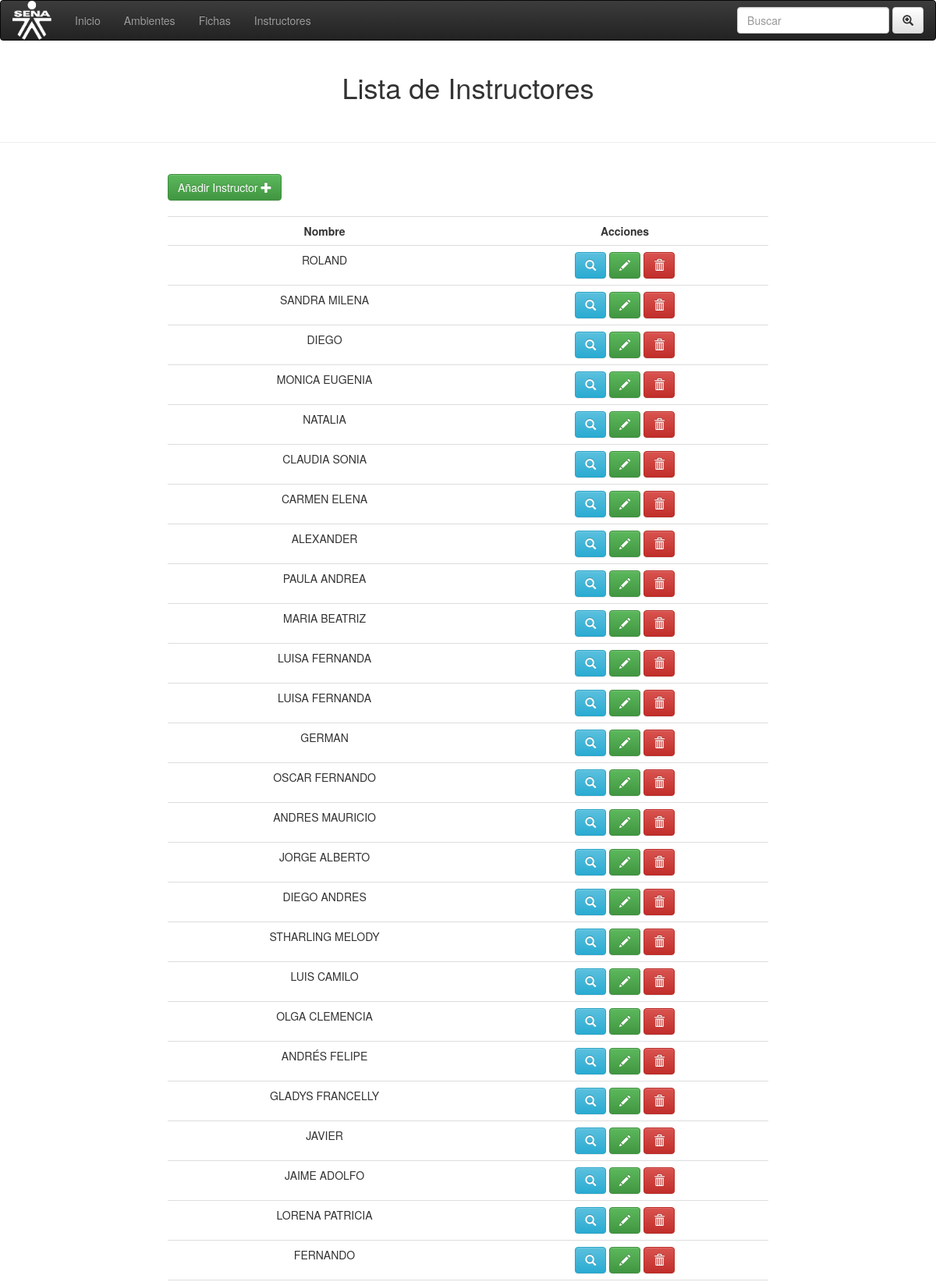
Page /instructores/gestionarIns.php (upper part) on the committed database.
### tables this page shows
CREATE TABLE `instructores` (
  `id` int(11) NOT NULL,
  `nombres` varchar(100) NOT NULL,
  `apellidos` varchar(100) NOT NULL,
  `especialidad` varchar(100) NOT NULL,
  `vinculacion1` varchar(100) NOT NULL,
  `tipoplanta` varchar(100) NOT NULL,
  `tipocontrato` varchar(100) NOT NULL,
  `cantidadhoras` varchar(100) NOT NULL,
  `actadministrativas` varchar(50) NOT NULL,
  `area` varchar(50) NOT NULL,
  `centro` text NOT NULL
);

### instructores/gestionarIns.php (the view, shortened to what this page needs)
<!DOCTYPE html>
<html lang="en">
<head>
  <link rel="stylesheet" href="css/bootstrap.min.css">
  <link rel="stylesheet" href="css/bootstrap-theme.min.css">
  <link rel="stylesheet" href="css/font-awesome.css">
  <link rel="stylesheet" href="css/index.css">
</head>
<body>
    <nav class="navbar navbar-inverse ">
      <div class="container-fluid">
        <div class="navbar-header">
           <a class="navbar-brand" href="#"><img id="img1" src="imgs/sena.png" class="img-rounded" width="100" height="100"></a>
        </div>
        <ul class="nav navbar-nav">
          <li><a href="../index.php">Inicio</a></li>
          <li><a href="../ambientes/ambientes.php">Ambientes</a></li>
          <li><a href="../fichas/index_ficha.php">Fichas</a></li>
          <li><a href="#">Instructores</a></li>
        </ul>
        <form method="POST" class="navbar-form navbar-right">
          <div class="form-group">
            <input type="text" name="navb" class="form-control" placeholder="Buscar">
          </div>
          <button type="submit" class="btn btn-default"><i class="glyphicon glyphicon-zoom-in"></i></button>
        </form>
      </div>
    </nav>
  <div class="container-fluid">
    <h1 class="text-center" >Lista de  Instructores</h1><br>
  </div>
  <hr>
    <br>
<div class="col-md-8 col-md-offset-2" >
  <a  class="btn btn-success " href="anadir.php">Añadir Instructor
    <i  class="glyphicon glyphicon glyphicon-plus" ></i>
  </a><br><br>
  <table class="text-center table table-hover">
    <tr class="text-center">
      <td><strong>Nombre</strong></td>
      <td><strong>Acciones</strong></td>
    </tr>
  <?php
     if(!empty($nav)){
        $nav = $_POST['navb'];
    $con = mysqli_connect('localhost','root','','programacion_trimestral');
    $sql = mysqli_query($con, "SELECT * FROM instructores WHERE nombres = '$nav'");
      }else{
        $con = mysqli_connect('localhost','root','','programacion_trimestral');
    $sql = mysqli_query($con, "SELECT * FROM instructores");
      }
    while($row = mysqli_fetch_array($sql)){ ?>
      <tr>
          <td><?php echo $row['nombres'] ?></td>
          <td>
            <a class='btn btn-info' href='consultar_instructor.php?id=<?php echo $row['id'] ?>' >
              <i data-toggle='tooltip' data-placement="top" title="Consultar" class='glyphicon glyphicon-search' ></i>
            </a>
            <a class='btn btn-success' href='Modificar.php?id=<?php echo $row['id'] ?>'>
              <i data-toggle='tooltip' data-placement='top' title='Modificar' class='glyphicon glyphicon-pencil' ></i>
            </a>
            <a class='btn btn-danger' href='<?php  ?> delete.php?id=<?php echo $row['id'] ?>'>
              <i data-toggle=tooltip data-placement='top' title='Eliminar' class='glyphicon glyphicon-trash' ></i>
            </a>
          </td>
        </tr>
   <?php } ?>
  </table>
</div>
</body>
</html>

### instructores/css/index.css (style rules this page uses)
img#img1 { height: 50px; width: 50px; top: -15px; position: relative; }

### rows in the picture
instructores: nombres "ROLAND"
instructores: nombres "SANDRA MILENA"
instructores: nombres "DIEGO"
instructores: nombres "MONICA EUGENIA"
instructores: nombres "NATALIA"
instructores: nombres "CLAUDIA SONIA"
instructores: nombres "CARMEN ELENA"
instructores: nombres "ALEXANDER"
instructores: nombres "PAULA ANDREA"
instructores: nombres "MARIA BEATRIZ"
instructores: nombres "LUISA FERNANDA"
instructores: nombres "LUISA FERNANDA"
instructores: nombres "GERMAN"
instructores: nombres "OSCAR FERNANDO"
instructores: nombres "ANDRES MAURICIO"
instructores: nombres "JORGE ALBERTO"
instructores: nombres "DIEGO ANDRES"
instructores: nombres "STHARLING MELODY"
instructores: nombres "LUIS CAMILO"
instructores: nombres "OLGA CLEMENCIA"
instructores: nombres "ANDRÉS FELIPE"
instructores: nombres "GLADYS FRANCELLY"
instructores: nombres "JAVIER"
instructores: nombres "JAIME ADOLFO"
instructores: nombres "LORENA PATRICIA"
instructores: nombres "FERNANDO"
